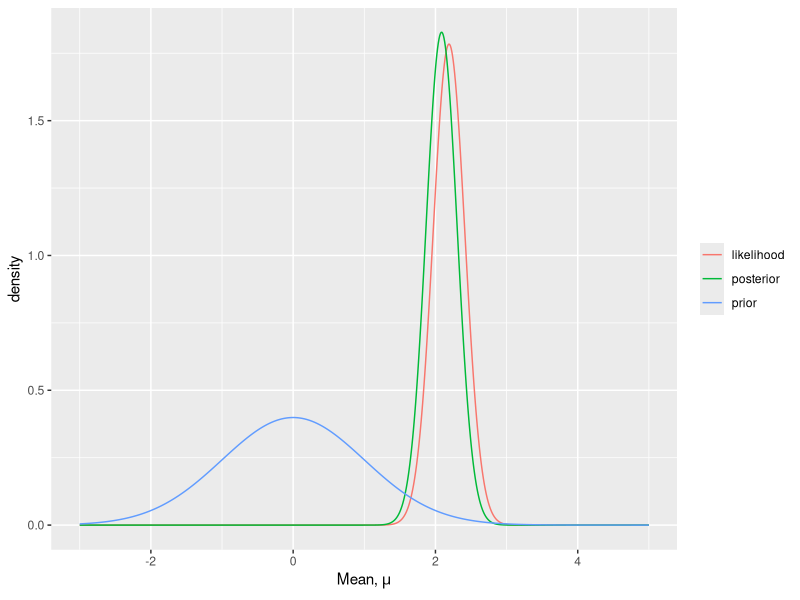

Write the R code that produced this figure.
## ---- chunk 1
#| label: normal-credible-vs-confidence
#| code-fold: false
set.seed(1)
mu_true <- 2
n <- 20
x <- rnorm(n = n, mean = mu_true, sd = 1)
xbar <- mean(x)
ci_freq <- xbar + stats::qnorm(c(0.025, 0.975)) / sqrt(n)
post_mean <- n / (n + 1) * xbar
post_sd <- sqrt(1 / (n + 1))
ci_bayes <- stats::qnorm(c(0.025, 0.975), mean = post_mean, sd = post_sd)
rbind(confidence = ci_freq, credible = ci_bayes) |>
  round(3) |>
  `colnames<-`(c("lower", "upper"))
## ---- chunk 2
#| code-fold: true
#| fig-alt: >-
#|   Three bell-shaped curves over the mean mu: a wide prior centered at 0,
#|   a narrow likelihood centered near 2.2, and a posterior just as narrow,
#|   centered slightly closer to 0 than the likelihood.
mu_grid <- seq(-3, 5, length.out = 801)
curves <- tibble::tibble(
  mu = rep(mu_grid, times = 3),
  curve = rep(c("prior", "likelihood", "posterior"), each = length(mu_grid)),
  density = c(
    stats::dnorm(mu_grid, mean = 0, sd = 1),
    stats::dnorm(mu_grid, mean = xbar, sd = 1 / sqrt(n)),
    stats::dnorm(mu_grid, mean = post_mean, sd = post_sd)
  )
)
ggplot2::ggplot(curves) +
  ggplot2::aes(x = mu, y = density, colour = curve) +
  ggplot2::geom_line() +
  ggplot2::labs(x = expression("Mean, " * mu), y = "density", colour = NULL)
## ---- chunk 3
#| label: normal-posterior-prob-ci
#| code-fold: false
pr_in_ci <- stats::pnorm(ci_freq, mean = post_mean, sd = post_sd) |> diff()
round(pr_in_ci, 3)
